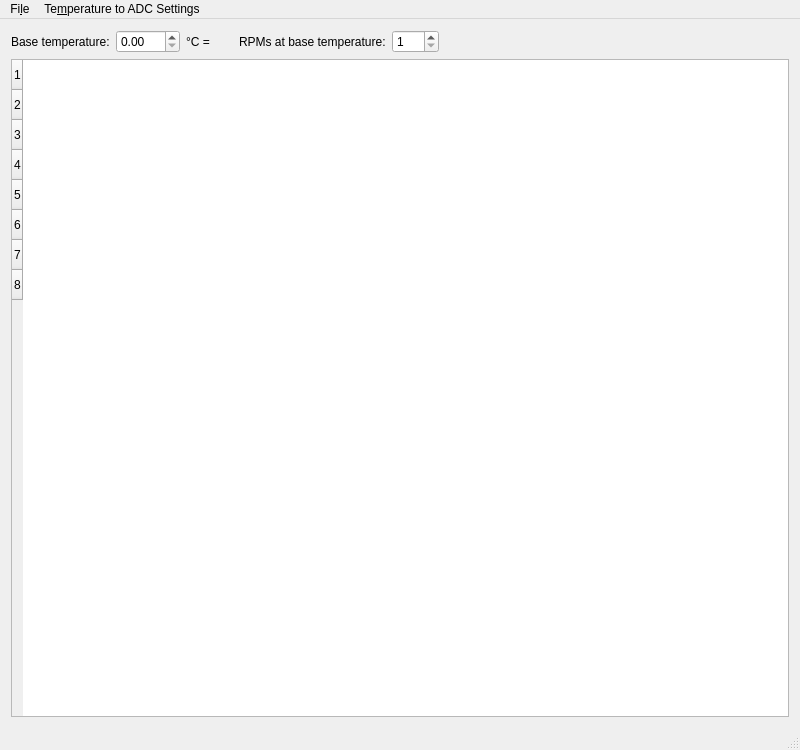
<?xml version="1.0" encoding="UTF-8"?>
<ui version="4.0">
 <class>MainWindow</class>
 <widget class="QMainWindow" name="MainWindow">
  <property name="geometry">
   <rect>
    <x>0</x>
    <y>0</y>
    <width>800</width>
    <height>750</height>
   </rect>
  </property>
  <property name="sizePolicy">
   <sizepolicy hsizetype="Fixed" vsizetype="Fixed">
    <horstretch>0</horstretch>
    <verstretch>0</verstretch>
   </sizepolicy>
  </property>
  <property name="minimumSize">
   <size>
    <width>800</width>
    <height>750</height>
   </size>
  </property>
  <property name="maximumSize">
   <size>
    <width>65535</width>
    <height>65535</height>
   </size>
  </property>
  <property name="windowTitle">
   <string>Thermal Controller Setup Tool</string>
  </property>
  <widget class="QWidget" name="centralWidget">
   <layout class="QGridLayout" name="gridLayout">
    <item row="1" column="0">
     <layout class="QVBoxLayout" name="mwMainLayout">
      <property name="sizeConstraint">
       <enum>QLayout::SetDefaultConstraint</enum>
      </property>
      <item>
       <layout class="QVBoxLayout" name="mwStepsSectionLayout">
        <property name="sizeConstraint">
         <enum>QLayout::SetDefaultConstraint</enum>
        </property>
        <item>
         <layout class="QHBoxLayout" name="mwBaseLevelsLayout">
          <property name="sizeConstraint">
           <enum>QLayout::SetDefaultConstraint</enum>
          </property>
          <item>
           <widget class="QLabel" name="label">
            <property name="text">
             <string>Base temperature:</string>
            </property>
           </widget>
          </item>
          <item>
           <widget class="QDoubleSpinBox" name="mw_basetemperature">
            <property name="maximum">
             <double>100.000000000000000</double>
            </property>
           </widget>
          </item>
          <item>
           <widget class="QLabel" name="label_2">
            <property name="text">
             <string>°C = </string>
            </property>
           </widget>
          </item>
          <item>
           <widget class="QLabel" name="mw_basetemperatureADC">
            <property name="text">
             <string/>
            </property>
           </widget>
          </item>
          <item>
           <widget class="Line" name="line">
            <property name="orientation">
             <enum>Qt::Horizontal</enum>
            </property>
           </widget>
          </item>
          <item>
           <widget class="QLabel" name="label_3">
            <property name="text">
             <string>RPMs at base temperature:</string>
            </property>
           </widget>
          </item>
          <item>
           <widget class="QSpinBox" name="mw_baseRPM">
            <property name="minimum">
             <number>1</number>
            </property>
            <property name="maximum">
             <number>256</number>
            </property>
           </widget>
          </item>
          <item>
           <spacer name="horizontalSpacer">
            <property name="orientation">
             <enum>Qt::Horizontal</enum>
            </property>
            <property name="sizeHint" stdset="0">
             <size>
              <width>40</width>
              <height>20</height>
             </size>
            </property>
           </spacer>
          </item>
         </layout>
        </item>
        <item>
         <widget class="QTableWidget" name="mw_StepsTable">
          <property name="sizePolicy">
           <sizepolicy hsizetype="MinimumExpanding" vsizetype="Preferred">
            <horstretch>0</horstretch>
            <verstretch>0</verstretch>
           </sizepolicy>
          </property>
          <property name="minimumSize">
           <size>
            <width>0</width>
            <height>290</height>
           </size>
          </property>
          <property name="rowCount">
           <number>8</number>
          </property>
          <row/>
          <row/>
          <row/>
          <row/>
          <row/>
          <row/>
          <row/>
          <row/>
         </widget>
        </item>
       </layout>
      </item>
     </layout>
    </item>
   </layout>
  </widget>
  <widget class="QMenuBar" name="mw_mainmenu">
   <property name="geometry">
    <rect>
     <x>0</x>
     <y>0</y>
     <width>800</width>
     <height>30</height>
    </rect>
   </property>
   <widget class="QMenu" name="menuFile">
    <property name="title">
     <string>Fi&amp;le</string>
    </property>
    <addaction name="actionNew"/>
    <addaction name="separator"/>
    <addaction name="actionOpen"/>
    <addaction name="separator"/>
    <addaction name="actionSave"/>
    <addaction name="actionSave_As"/>
    <addaction name="separator"/>
    <addaction name="actionExport_to_EEPROM"/>
    <addaction name="separator"/>
    <addaction name="mw_actionExit"/>
   </widget>
   <widget class="QMenu" name="menuThemperature_to_ADC_Settings">
    <property name="title">
     <string>Te&amp;mperature to ADC Settings</string>
    </property>
    <addaction name="actionNewADC2Temp"/>
   </widget>
   <addaction name="menuFile"/>
   <addaction name="menuThemperature_to_ADC_Settings"/>
  </widget>
  <widget class="QStatusBar" name="mw_status"/>
  <action name="actionManage">
   <property name="text">
    <string>Manage</string>
   </property>
  </action>
  <action name="mw_actionExit">
   <property name="text">
    <string>&amp;Exit</string>
   </property>
  </action>
  <action name="actionOpen">
   <property name="text">
    <string>&amp;Open</string>
   </property>
  </action>
  <action name="actionSave">
   <property name="text">
    <string>&amp;Save</string>
   </property>
  </action>
  <action name="actionSave_As">
   <property name="text">
    <string>Sa&amp;ve As</string>
   </property>
  </action>
  <action name="actionCreateNewADC2Temp">
   <property name="enabled">
    <bool>true</bool>
   </property>
   <property name="text">
    <string>&amp;Create</string>
   </property>
  </action>
  <action name="actionLoadADC2Temp">
   <property name="text">
    <string>&amp;Load</string>
   </property>
  </action>
  <action name="actionSaveADC2Temp">
   <property name="enabled">
    <bool>false</bool>
   </property>
   <property name="text">
    <string>Save</string>
   </property>
  </action>
  <action name="actionSaveADC2TempAs">
   <property name="enabled">
    <bool>false</bool>
   </property>
   <property name="text">
    <string>Save As</string>
   </property>
  </action>
  <action name="actionNew">
   <property name="text">
    <string>&amp;New</string>
   </property>
  </action>
  <action name="actionNewADC2Temp">
   <property name="text">
    <string>&amp;New</string>
   </property>
  </action>
  <action name="actionExport_to_EEPROM">
   <property name="text">
    <string>Export &amp;to EEPROM</string>
   </property>
  </action>
 </widget>
 <layoutdefault spacing="6" margin="11"/>
 <resources/>
 <connections/>
</ui>
